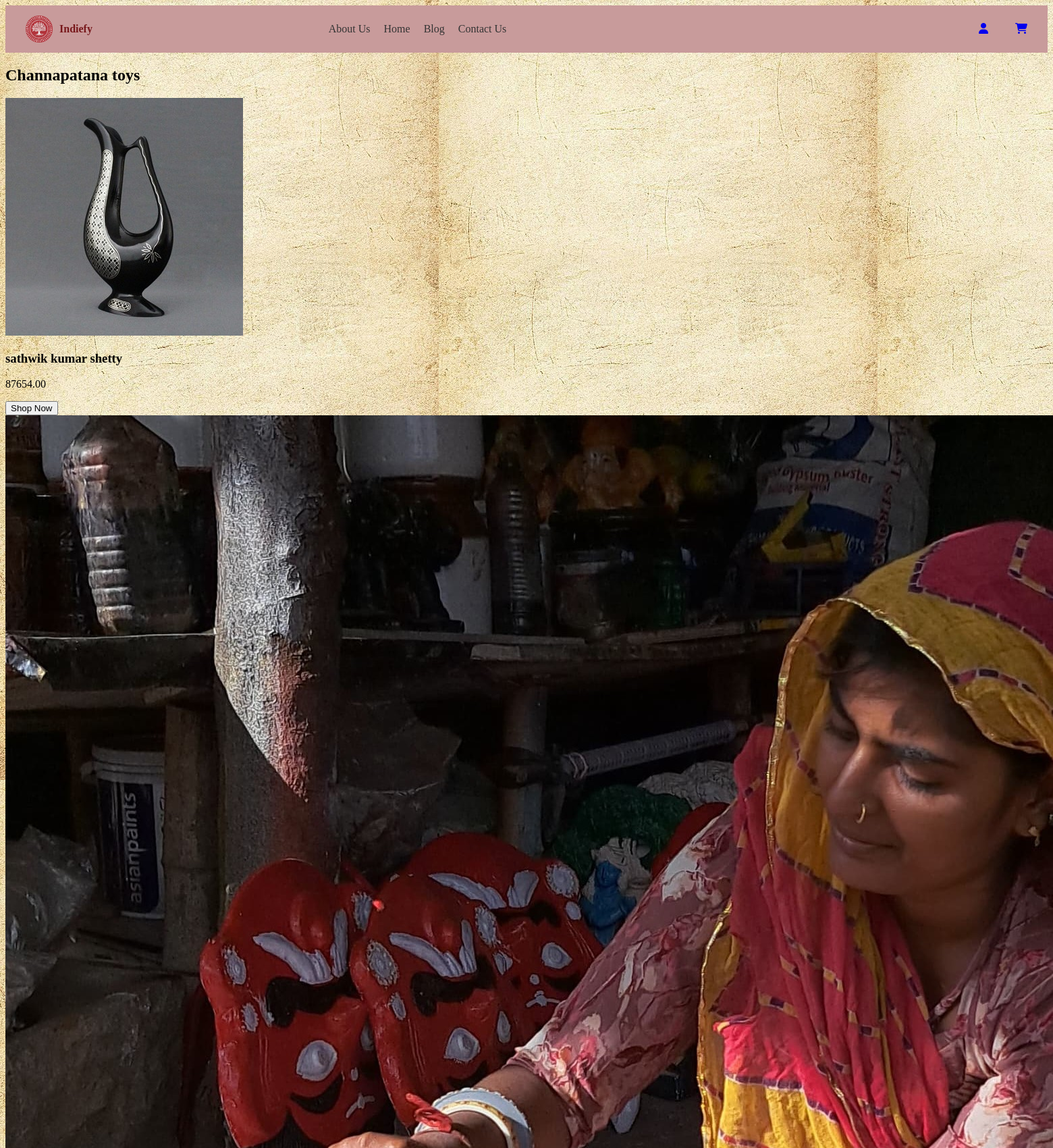
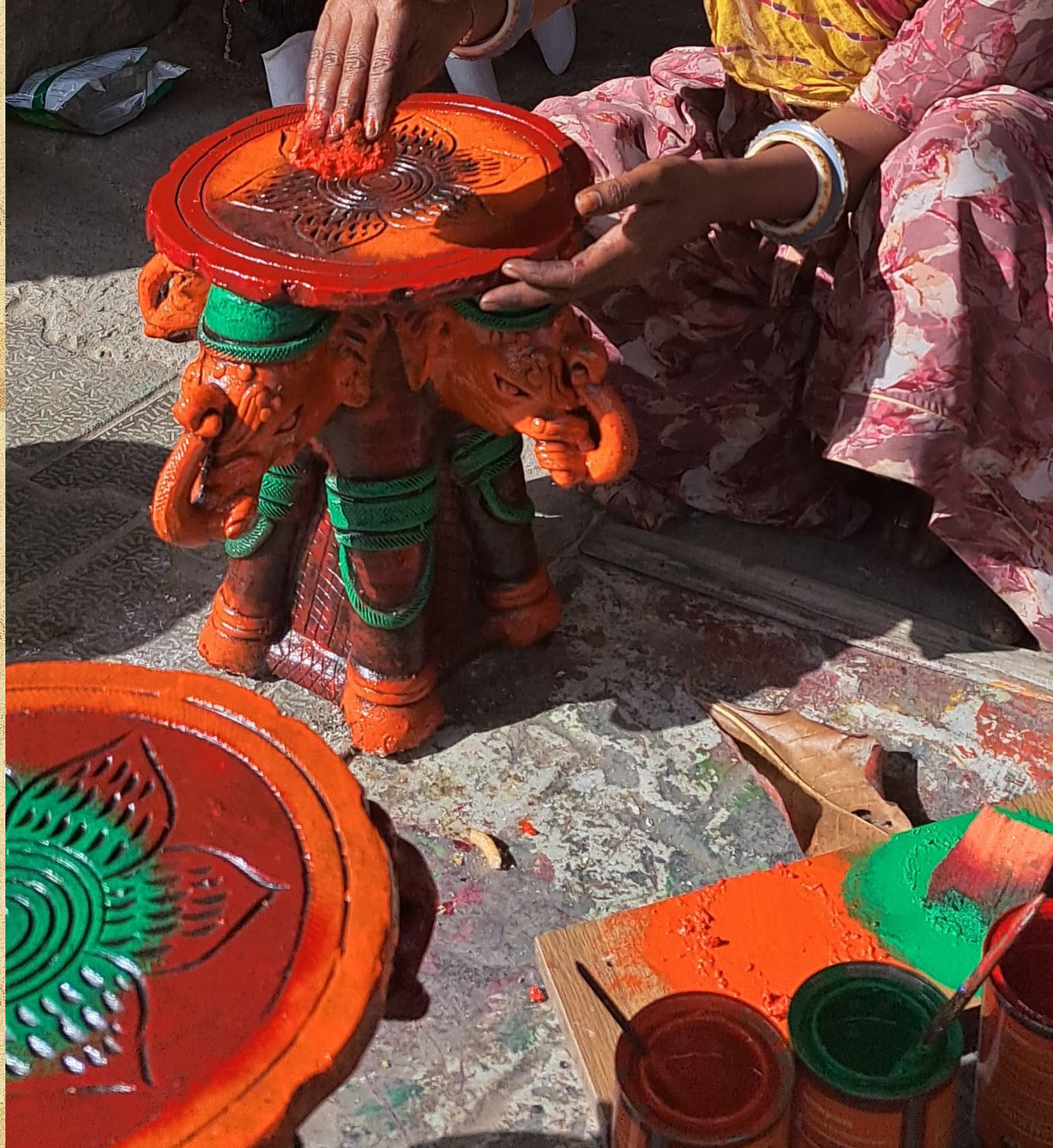
The app's page /subcategory/1/ (signed in, upper part) with its own data (2 pictures, top to bottom).
### products/models.py (models this page shows, shortened)
class substate(models.Model):
    state_category = models.ForeignKey(StateCategory, on_delete=models.CASCADE)
    name = models.CharField(max_length=100)
    image = models.ImageField(upload_to='product_images/', null=True, blank=False)
    description = models.TextField()

class Product(models.Model):
    name = models.CharField(max_length=255,default='not specified')
    description = models.TextField()
    price = models.DecimalField(max_digits=10, decimal_places=2,null=True, blank=True)
    product_type = models.ForeignKey(ProductType, on_delete=models.CASCADE)  # Type-based categorization
    sub_type = models.ForeignKey(substate, on_delete=models.CASCADE,default=1)   # State-based categorization
    image = models.ImageField(upload_to='product_images/',default='aunty1.jpg', null=True, blank=True)  # Add image field
    seller = models.ForeignKey(seller, on_delete=models.CASCADE,default=1)
    stock = models.BooleanField(default=True)

### products/views.py (the view)
# urls.py: path('subcategory/<int:subcategory_id>/', views.products_by_subcategory, name='products_by_subcategory'),
@login_required(login_url='login')
def products_by_subcategory(request, subcategory_id):
    subcategory = get_object_or_404(substate, id=subcategory_id)
    products = Product.objects.filter(sub_type=subcategory,stock=True)  # Get all products for this subcategory
    return render(request, 'products/products_by_subcategory.html', {
        'subcategory': subcategory,
        'products': products
    })

### products/templates/products/products_by_subcategory.html (shortened to what this page needs)
{% load static %}
<!DOCTYPE html>
<html lang="en">
<head>
    <link rel="stylesheet" href="https://cdnjs.cloudflare.com/ajax/libs/font-awesome/6.6.0/css/all.min.css" />
    <link rel="stylesheet" href="https://cdnjs.cloudflare.com/ajax/libs/font-awesome/6.6.0/css/all.min.css" />
</head>
<body style="background-image: url('{% static 'aboutusbg.jpg'%}');">
     <header style="background-color: #C89B9B;">
        <div class="navbar">
            <div class="logo">
                <img id="logo1" src="{% static 'logo.png' %}" alt="Indiefy Logo" class="logo-img">
                <span><b style="color: #78181B;">Indiefy</b></span>
            </div>
            <nav>
                <ul>
                    <li><a href="{%url 'aboutus'%}">About Us</a></li>
                    <li><a href="{% url 'home' %}">Home</a></li>
                    <li><a href="{% url 'blog' %}">Blog</a></li>
                    <li><a href="{% url 'contact' %}">Contact Us</a></li>
                </ul>
            </nav>
            <div class="icons">
                <a href="{% url 'logout' %}"><i class="fa-solid fa-user"></i></a>
                <a href="{% url 'cartdetails' %}" style="margin-left: 20px;"><i class="fa-solid fa-cart-shopping"></i></a>
            </div>
        </div>
    </header>
    <main>
        <section class="hero-section">
            <div class="hero-content">
                <h1><span class="rajasthan-text">{{subcategory.name}}</span></h1>
            </div>
        </section>
        <section class="products">
            {% for pro in products %}
            <div class="product-card">
                <img src="{{pro.image.url}}" alt="{{sub.name}}">
                <h3>{{pro.name}}</h3>
                <p>{{pro.price}}</p>
                <a href="{% url 'details' pro.id %}"><button class="shop-now">Shop Now</button></a>
            </div>
            {% endfor %}
    </main>
</body>
</html>

### products/templates/products/products_by_subcategory.html (style rules this page uses)
.navbar { display: flex; justify-content: space-between; align-items: center; padding: 15px 30px; }
.logo { display: flex; align-items: center; gap: 10px; }
.logo-img { height: 40px; }
nav ul { display: flex; list-style: none; margin: 0; padding: 0; gap: 20px; }
nav a { text-decoration: none; color: #333; }
.icons { display: flex; gap: 20px; }

### records on screen
substate: name "Channapatana toys"
Product: image (picture), name "sathwik kumar shetty", price "87654.00"
Product: image (picture)
